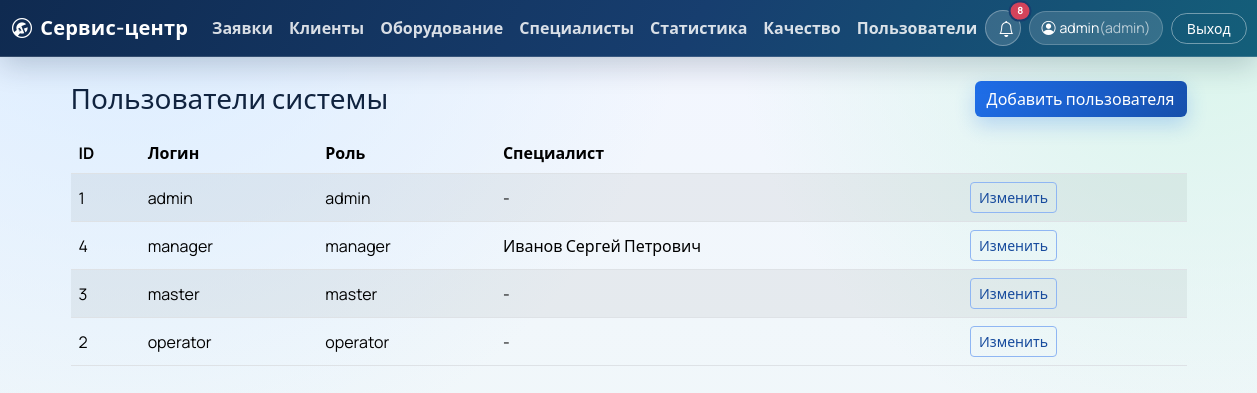
The app's page /users (signed in) with its own data.
### app/models.py (models this page shows, shortened)
class User(UserMixin, db.Model):
    __tablename__ = "users"
    user_id = db.Column(db.Integer, primary_key=True)
    login = db.Column(db.String(60), unique=True, nullable=False)
    password_hash = db.Column(db.String(255), nullable=False)
    role_id = db.Column(db.Integer, db.ForeignKey("roles.role_id"), nullable=False)
    master_id = db.Column(db.Integer, db.ForeignKey("masters.master_id"), nullable=True)
    role = db.relationship("Role", back_populates="users")
    master = db.relationship("Master", back_populates="user")
    comments = db.relationship("RequestComment", back_populates="user", lazy="dynamic")
    notifications = db.relationship("StatusNotification", back_populates="user", lazy="dynamic")
    @property
    def role_name(self) -> str:
        if self.role is None:
            return ""
        return self.role.role_name

class Role(db.Model):
    __tablename__ = "roles"
    role_id = db.Column(db.Integer, primary_key=True)
    role_name = db.Column(db.String(50), unique=True, nullable=False)
    users = db.relationship("User", back_populates="role", lazy="dynamic")

class Master(db.Model):
    __tablename__ = "masters"
    master_id = db.Column(db.Integer, primary_key=True)
    full_name = db.Column(db.String(150), nullable=False)
    specialization = db.Column(db.String(120), nullable=False)
    phone = db.Column(db.String(30), nullable=False)
    user = db.relationship("User", back_populates="master", uselist=False)
    assigned_requests = db.relationship("Request", back_populates="master", lazy="dynamic")
    collaboration_requests = db.relationship("RequestCollaborator", back_populates="master", lazy="dynamic")

### app/routes.py (the view)
    @app.route("/users")
    @login_required
    @role_required("admin")
    def users_list():
        users = User.query.join(Role).outerjoin(Master).order_by(User.login).all()
        return render_template("users_list.html", users=users)

### app/__init__.py (called while the page is built)
@login_manager.user_loader
def load_user(user_id: str):
    return db.session.get(User, int(user_id))

### app/routes.py (called while the page is built, shortened)
def _visible_notifications_query(user: User):
    notifications_query = StatusNotification.query.order_by(StatusNotification.created_at.desc())
    if user.role_name != "master":
        return notifications_query

### app/templates/users_list.html (shortened to what this page needs)
{% extends 'base.html' %}
{% block content %}
<div class="d-flex justify-content-between align-items-center mb-3">
  <h1 class="h3 mb-0">Пользователи системы</h1>
  <a class="btn btn-primary" href="{{ url_for('users_new') }}">Добавить пользователя</a>
</div>
<div class="table-responsive">
  <table class="table table-striped align-middle">
    <thead>
      <tr>
        <th>ID</th>
        <th>Логин</th>
        <th>Роль</th>
        <th>Специалист</th>
        <th></th>
      </tr>
    </thead>
    <tbody>
      {% for u in users %}
      <tr>
        <td>{{ u.user_id }}</td>
        <td>{{ u.login }}</td>
        <td>{{ u.role.role_name }}</td>
        <td>{{ u.master.full_name if u.master else '-' }}</td>
        <td><a class="btn btn-sm btn-outline-primary" href="{{ url_for('users_edit', user_id=u.user_id) }}">Изменить</a></td>
      </tr>
      {% else %}
      <tr><td colspan="5" class="text-center text-muted">Пользователи не найдены.</td></tr>
      {% endfor %}
    </tbody>
  </table>
</div>
{% endblock %}

### app/templates/base.html (shortened to what this page needs)
<!doctype html>
<html lang="ru">
<head>
  <link href="https://cdn.jsdelivr.net/npm/bootstrap@5.3.5/dist/css/bootstrap.min.css" rel="stylesheet">
  <link href="https://cdn.jsdelivr.net/npm/bootstrap-icons@1.11.3/font/bootstrap-icons.min.css" rel="stylesheet">
  <link href="{{ url_for('static', filename='css/style.css') }}" rel="stylesheet">
</head>
<body>
  {% if current_user.is_authenticated %}
  <nav class="navbar navbar-expand-lg navbar-dark app-navbar mb-4">
    <div class="container-fluid">
      <a class="navbar-brand app-brand" href="{{ url_for('dashboard') }}">
        <i class="bi bi-wrench-adjustable-circle me-2"></i>Сервис-центр
      </a>
      <div class="collapse navbar-collapse" id="navMenu">
        <ul class="navbar-nav me-auto mb-2 mb-lg-0">
          <li class="nav-item"><a class="nav-link" href="{{ url_for('requests_list') }}">Заявки</a></li>
          {% if current_user.role_name in ['admin', 'operator', 'manager'] %}
          <li class="nav-item"><a class="nav-link" href="{{ url_for('clients_list') }}">Клиенты</a></li>
          <li class="nav-item"><a class="nav-link" href="{{ url_for('equipment_list') }}">Оборудование</a></li>
          <li class="nav-item"><a class="nav-link" href="{{ url_for('masters_list') }}">Специалисты</a></li>
          {% endif %}
          {% if current_user.role_name in ['admin', 'operator', 'manager'] %}
          <li class="nav-item"><a class="nav-link" href="{{ url_for('stats_page') }}">Статистика</a></li>
          {% endif %}
          <li class="nav-item"><a class="nav-link" href="{{ url_for('quality_page') }}">Качество</a></li>
          {% if current_user.role_name == 'admin' %}
          <li class="nav-item"><a class="nav-link" href="{{ url_for('users_list') }}">Пользователи</a></li>
          {% endif %}
        </ul>
        <div class="d-flex align-items-center gap-2 ms-auto">
          <div class="dropdown">
            <button class="btn app-icon-btn position-relative" type="button" data-bs-toggle="dropdown" aria-expanded="false" title="Уведомления">
              <i class="bi bi-bell"></i>
              {% if navbar_notification_count > 0 %}
              <span class="position-absolute top-0 start-100 translate-middle badge rounded-pill app-badge">
                {{ navbar_notification_count if navbar_notification_count < 100 else '99+' }}
              </span>
              {% endif %}
            </button>
          </div>
          <div class="app-profile-chip">
            <i class="bi bi-person-circle me-1"></i>
            {{ current_user.login }}
            <span class="text-muted">({{ current_user.role_name }})</span>
          </div>
          <a class="btn btn-sm app-logout-btn" href="{{ url_for('logout') }}">Выход</a>
        </div>
      </div>
    </div>
  </nav>
  {% endif %}
  <main class="container pb-5">
    {% block content %}{% endblock %}
  </main>
</body>
</html>

### app/static/css/style.css (style rules this page uses)
:root { --bg-1: #f3f6ff; --bg-2: #eef8f5; --surface: rgba(255, 255, 255, 0.9); --line: #d9e3f5; --text-main: #10233f; --text-soft: #5f6f87; --brand: #1f6feb; --brand-dark: #164fab; --accent: #1fbf75; --danger: #d4435b; --shadow: 0 14px 35px rgba(11, 33, 74, 0.08); }
body { font-family: "Manrope", "Segoe UI", sans-serif; color: var(--text-main); background: radial-gradient(circle at 10% -10%, #d9ecff 0%, transparent 40%), radial-gradient(circle at 95% 0%, #d8f5ea 0%, transparent 32%), linear-gradient(180deg, var(--bg-1) 0%, var(--bg-2) 100%); min-height: 100vh; }
.app-navbar { background: linear-gradient(120deg, #0f2a50 0%, #173e6f 55%, #145f7a 100%); border-bottom: 1px solid rgba(255, 255, 255, 0.15); box-shadow: 0 8px 30px rgba(6, 27, 56, 0.2); }
.app-brand { font-weight: 700; letter-spacing: 0.2px; color: #fff; }
.navbar .nav-link { color: rgba(255, 255, 255, 0.84); font-weight: 600; }
.app-icon-btn { width: 2.25rem; height: 2.25rem; border-radius: 999px; border: 1px solid rgba(255, 255, 255, 0.3); background: rgba(255, 255, 255, 0.15); color: #fff; }
.app-badge { background: var(--danger); border: 2px solid #173e6f; font-size: 0.62rem; }
.app-profile-chip { display: inline-flex; align-items: center; border-radius: 999px; padding: 0.36rem 0.7rem; color: #fff; background: rgba(255, 255, 255, 0.14); border: 1px solid rgba(255, 255, 255, 0.2); font-size: 0.88rem; }
.app-profile-chip .text-muted { color: rgba(255, 255, 255, 0.65) !important; }
.app-logout-btn { border-radius: 999px; border: 1px solid rgba(255, 255, 255, 0.4); color: #fff; background: transparent; padding-inline: 0.95rem; }
.btn-primary { background: linear-gradient(135deg, var(--brand) 0%, var(--brand-dark) 100%); border: 0; box-shadow: 0 8px 20px rgba(31, 111, 235, 0.24); }
.btn-outline-primary { border-color: #8fb6f3; color: #174b9d; }
.table { --bs-table-bg: transparent; }

### records on screen
User: login "admin", user_id "1", role.role_name "admin", master "-"
Role: role_name "admin"
User: user_id "4", login "manager", role.role_name "manager", master "Иванов Сергей Петрович"
User: user_id "3", login "master", role.role_name "master", master "-"
User: user_id "2", login "operator", role.role_name "operator", master "-"
